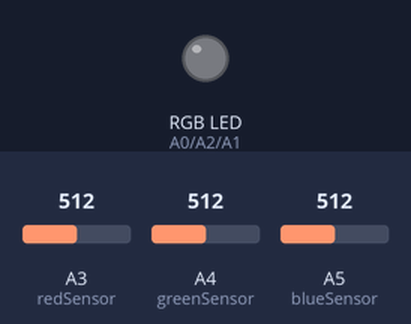
A sketch run on a simulated Arduino Uno, built with avr-gcc and run on an emulated ATmega328P. Parts: an RGB LED mixed from three pins (HIGH = lit). The test bench sets the inputs (shaded band); at power-on: A3 (redSensor) = 512, A4 (greenSensor) = 512, A5 (blueSensor) = 512.

Above: at 1.3 s.
1.4 s: A3 (redSensor) set to 749
2.9 s: A3 (redSensor) set to 775
At 4.0 s:
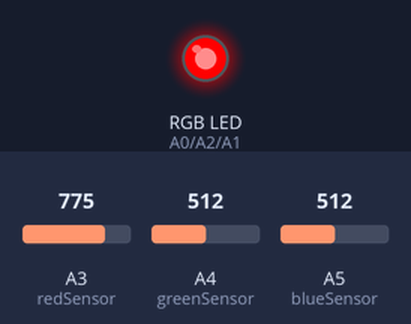
4.5 s: A4 (greenSensor) set to 751
6.0 s: A4 (greenSensor) set to 780
At 6.4 s:
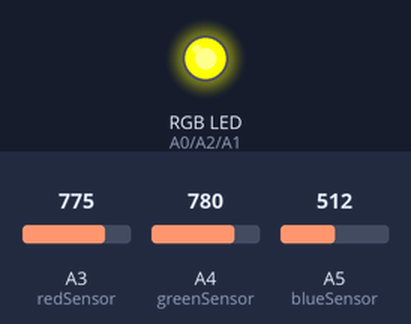
7.5 s: A5 (blueSensor) set to 722
9.0 s: A5 (blueSensor) set to 751
At 10.0 s:
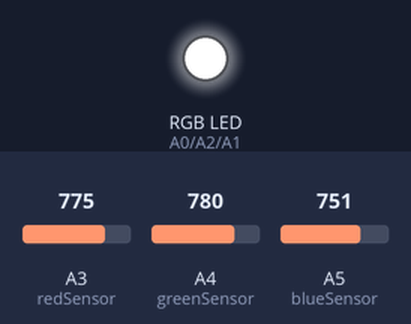
Timing chart, 0 to 11.5 s (numbered marks = the images above; inputs shaded):
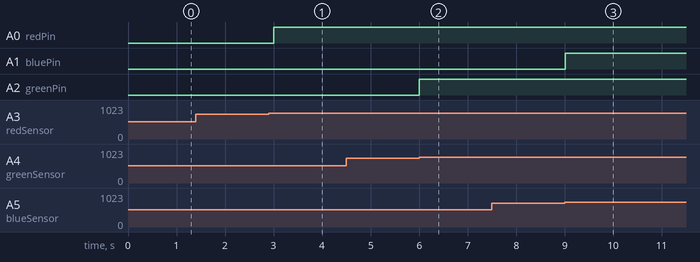

The sketch:

RGB_PHOTO.ino
```cpp
int redPin = A0;
int bluePin = A1;
int greenPin = A2;
int redSensor = A3;
int greenSensor = A4;
int blueSensor = A5;
int redValue;
int greenValue;
int blueValue;

void setup() {
  // put your setup code here, to run once:
  Serial.begin(9600);
  pinMode(redPin, OUTPUT);
  pinMode(bluePin, OUTPUT);
  pinMode(greenPin, OUTPUT);
  pinMode(redSensor, INPUT);
  pinMode(greenSensor, INPUT);
  pinMode(blueSensor, INPUT);
}

void loop() {
  // put your main code here, to run repeatedly:
  redValue = analogRead(redSensor);
  greenValue = analogRead(greenSensor);
  blueValue = analogRead(blueSensor);
  int red = map(redValue, 668, 860, 0, 255);
  int green = map(greenValue, 645, 877, 0, 255);
  int blue = map(blueValue, 607, 873, 0, 255);
  setColor(red, green, blue);
  delay(500);
//  Serial.print(redValue);Serial.print( ", " );
//  Serial.print(greenValue);Serial.print( ", " );
//  Serial.print(blueValue);
//  Serial.println();
}

void setColor(int red, int green, int blue)
{
  analogWrite(redPin, red);
  analogWrite(greenPin, green);
  analogWrite(bluePin, blue);
}
```

Measured:
- the behaviour switches between 764 and 765 on A3 (redSensor) (found by bisection; images 0 and 1)
- the behaviour switches between 761 and 762 on A4 (greenSensor) (found by bisection; images 1 and 2)
- the behaviour switches between 740 and 741 on A5 (blueSensor) (found by bisection; images 2 and 3)
- after the input at 1.4 s, every drawn part: stays the same
- after the input at 2.9 s, A0 (redPin): LOW → HIGH after 0.10 s
- after the input at 4.5 s, every drawn part: stays the same
- after the input at 6.0 s, A2 (greenPin): LOW → HIGH at once
- after the input at 7.5 s, every drawn part: stays the same
- after the input at 9.0 s, A1 (bluePin): LOW → HIGH at once
